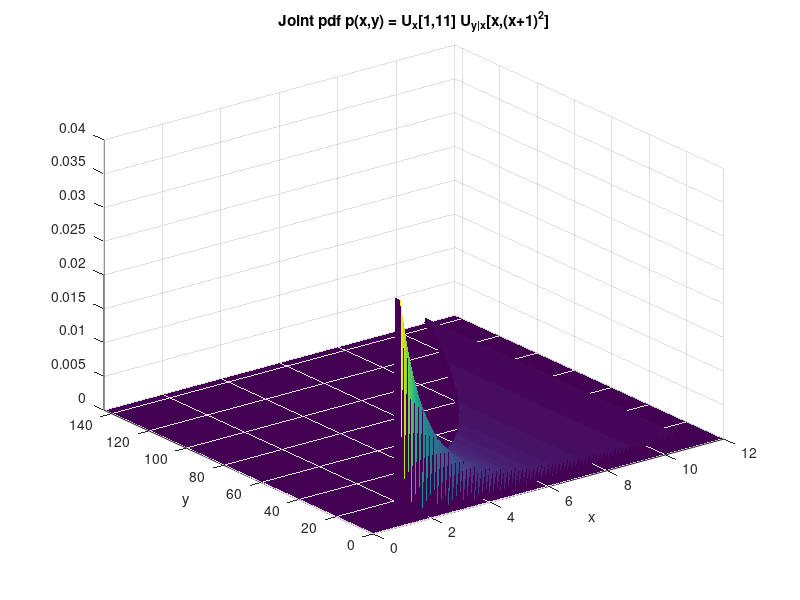
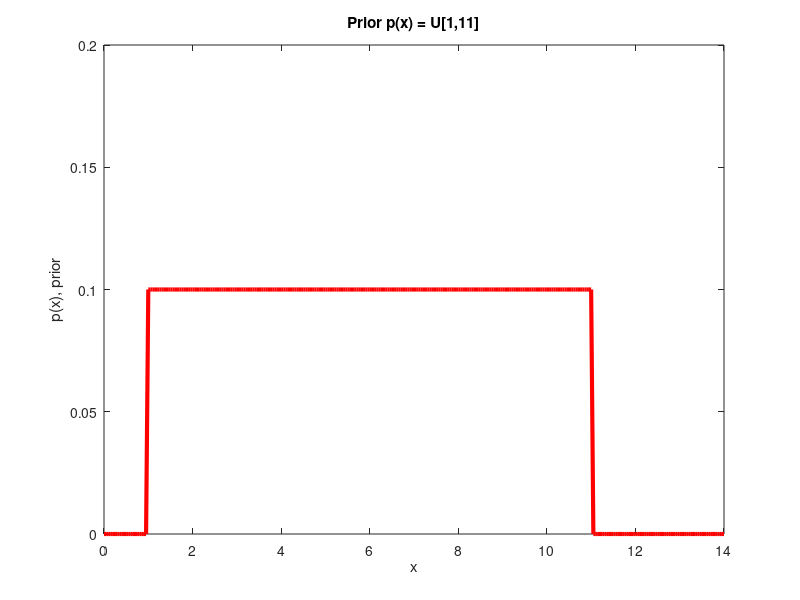
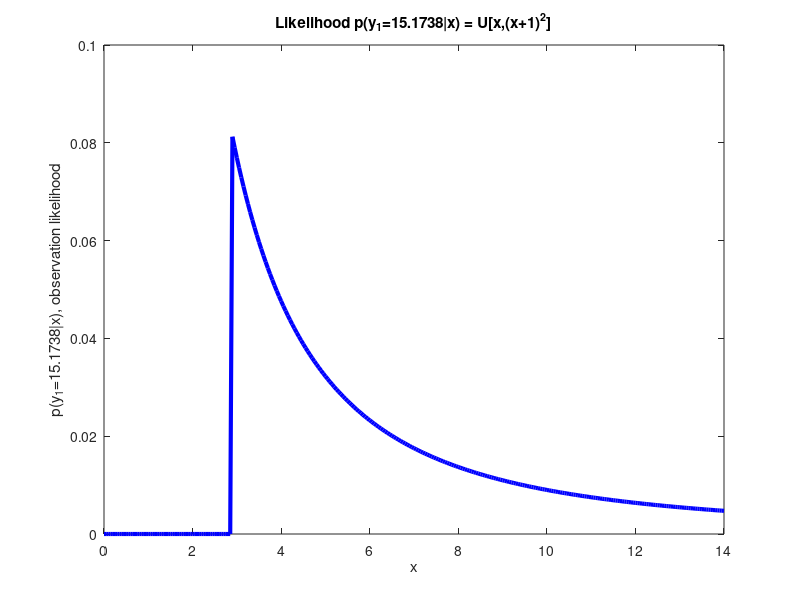
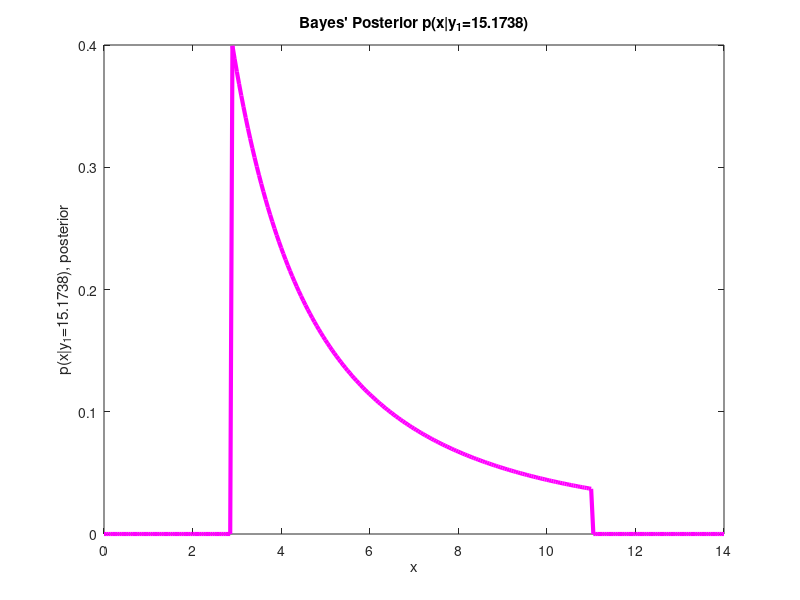

The MATLAB script that drew these images, in order:
%lec25_conditionalpdfBayesRuledemo.m

clc,clear,close all

%rng(995)

%% 
%%%joint pdf that is marginally uniform in x and conditionally uniform in y
%%% with y bounds depending quadratically on x
dx=0.05;
xrange = 0:dx:14;
yrange = 0:dx:13^2;

[X,Y]=meshgrid(xrange,yrange);

XY = [X(:),Y(:)];

pX = pdf('unif',X(:),1,11);
pY_X = pdf('unif',Y(:),X(:),(X(:)+1).^2);

pXYjoint = pX.*pY_X;
figure(),
surf(X,Y,reshape(pXYjoint,size(X)),'EdgeColor','none')
xlim([0 12])
ylim([0 12^2])
xlabel('x')
ylabel('y')
title('Joint pdf p(x,y) = U_x[1,11] U_{y|x}[x,(x+1)^2]')

%%show prior for x only
pxPrior = pdf('unif',xrange,1,11);
figure(),
plot(xrange,pxPrior,'r','LineWidth',3)
axis([0 14 0 0.2])
title('Prior p(x) = U[1,11]')
xlabel('x')
ylabel('p(x), prior')


%%% Draw sample from uniform p(x)
xtrue = 8.6%14*rand

%%% Draw 3 independent observations from p(y|xtrue)
yobs = xtrue + ((xtrue+1)^2 - xtrue)*rand(3,1)

%%find likelihood for first observation
yobs1 = yobs(1);
py1_x = pdf('unif',yobs1,xrange,(xrange+1).^2);
figure(),
plot(xrange,py1_x,'b','LineWidth',3)
xlim([0 14])
title(['Likelihood p(y_1=',num2str(yobs1),'|x) = U[x,(x+1)^2]'])
xlabel('x')
ylabel(['p(y_1=',num2str(yobs1),'|x), observation likelihood'])

%%show posterior for x after y1
pxPosty1_num = pxPrior.*py1_x;
pxPosty1_den = sum(pxPosty1_num)*dx;
pxPosty1 = pxPosty1_num./pxPosty1_den; 
figure(),
plot(xrange,pxPosty1,'m','LineWidth',3)
xlabel('x')
ylabel(['p(x|y_1=',num2str(yobs1),'), posterior'])
title(['Bayes'' Posterior p(x|y_1=',num2str(yobs1),')'])
%%compute conditional mean given y1
xhat_y1 = sum(xrange.*pxPosty1)*dx
varxhat_y1 = sum(xrange.^2 .* pxPosty1)*dx - xhat_y1^2


%%find likelihood for second observation
yobs2 = yobs(2);
py2_x = pdf('unif',yobs2,xrange,(xrange+1).^2);
figure(),
plot(xrange,py2_x,'b','LineWidth',3)
xlim([0 14])
title(['Likelihood p(y_2=',num2str(yobs2),'|x) = U[x,(x+1)^2]'])
xlabel('x')
ylabel(['p(y_2=',num2str(yobs1),'|x), observation likelihood'])

%%show posterior for x after y2
pxPrior2 = pxPosty1;
pxPosty2_num = pxPrior2.*py2_x;
pxPosty2_den = sum(pxPosty2_num)*dx;
pxPosty2 = pxPosty2_num./pxPosty2_den; 
figure(),
plot(xrange,pxPosty2,'m','LineWidth',3)
xlabel('x')
ylabel(['p(x|y_1,y_2=',num2str(yobs2),'), posterior'])
title(['Bayes'' Posterior p(x|y_1,y_2=',num2str(yobs2),')'])
%%compute conditional mean given y1 and y2
xhat_y12 = sum(xrange.*pxPosty2)*dx
varxhat_y12 = sum(xrange.^2 .* pxPosty2)*dx - xhat_y12^2


%%find likelihood for third observation
yobs3 = yobs(3);
py3_x = pdf('unif',yobs3,xrange,(xrange+1).^2);
figure(),
plot(xrange,py3_x,'b','LineWidth',3)
xlim([0 14])
title(['Likelihood p(y_2=',num2str(yobs3),'|x) = U[x,(x+1)^2]'])
xlabel('x')
ylabel(['p(y_2=',num2str(yobs3),'|x), observation likelihood'])

%%show posterior for x after y3
pxPrior3 = pxPosty2;
pxPosty3_num = pxPrior3.*py3_x;
pxPosty3_den = sum(pxPosty3_num)*dx;
pxPosty3 = pxPosty3_num./pxPosty3_den; 
figure(),
plot(xrange,pxPosty3,'m','LineWidth',3)
xlabel('x')
ylabel(['p(x|y_1,y_2,y_3=',num2str(yobs3),'), posterior'])
title(['Bayes'' Posterior p(x|y_1,y_2,y_3=',num2str(yobs3),')'])
%%compute conditional mean given y1 and y2 and y3
xhat_y123 = sum(xrange.*pxPosty3)*dx
varxhat_y3 = sum(xrange.^2 .* pxPosty3)*dx - xhat_y123^2
